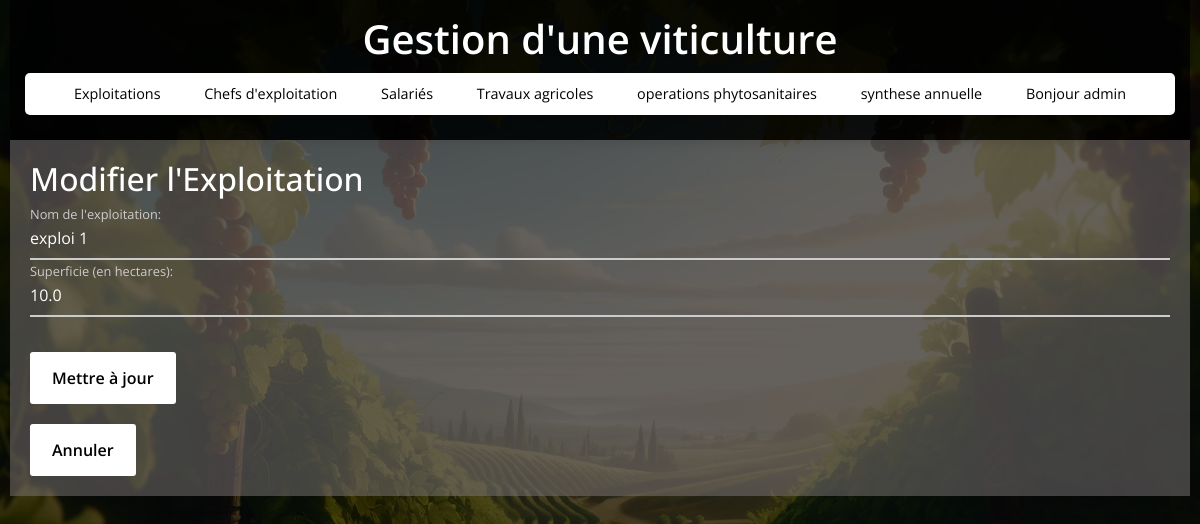
The page /exploitations/edit/1 (signed in) on the database as committed earlier.
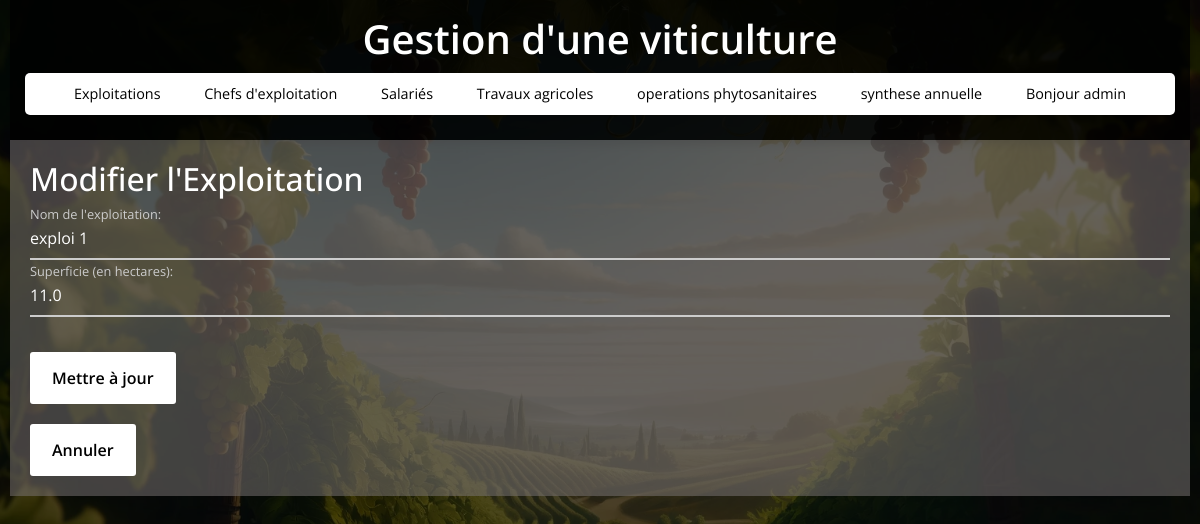
The same page on the database as committed later.
### tables this page shows
CREATE TABLE exploitations (
                    id_exploitation INTEGER PRIMARY KEY,
                    nom_exploitation TEXT,
                    superficie REAL
                );

### app.py (the view, shortened to what this page needs)
@app.route('/exploitations/edit/<int:id>', methods=('GET', 'POST'))
def edit_exploitation(id):
    if 'user_id' not in session:
        return redirect(url_for('login'))
    conn = get_db_connection()
    exploitation = conn.execute('SELECT * FROM exploitations WHERE id_exploitation = ?', (id,)).fetchone()
    return render_template('edit_exploitation.html', exploitation=exploitation)

### app.py (called while the page is built)
def get_db_connection():
    conn = sqlite3.connect(DB_NAME)
    conn.row_factory = sqlite3.Row  # Retourne les résultats sous forme de dictionnaire
    return conn

### templates/edit_exploitation.html
{% extends 'base.html' %}
{% block content %}
    <h2>Modifier l'Exploitation</h2>
   <form action="{{ url_for('edit_exploitation', id=exploitation.id_exploitation) }}" method="POST">
        <div class="input-field">
            <input type="text" id="nom" name="nom" value="{{ exploitation.nom_exploitation }}" required>
            <label for="nom">Nom de l'exploitation:</label>
        </div>
        <div class="input-field">
            <input type="number" id="superficie" name="superficie" step="0.1" value="{{ exploitation.superficie }}" required>
            <label for="superficie">Superficie (en hectares):</label>
        </div>
        <button class="button"  type="submit">Mettre à jour</button>
    </form>
    <a href="{{ url_for('exploitations') }}">
        <button class="button"  type="button">Annuler</button>
    </a>
{% endblock %}

Rows that differ between the two databases and show on the page:
changed exploitations "exploi 1": superficie "10.0" → "11.0"
